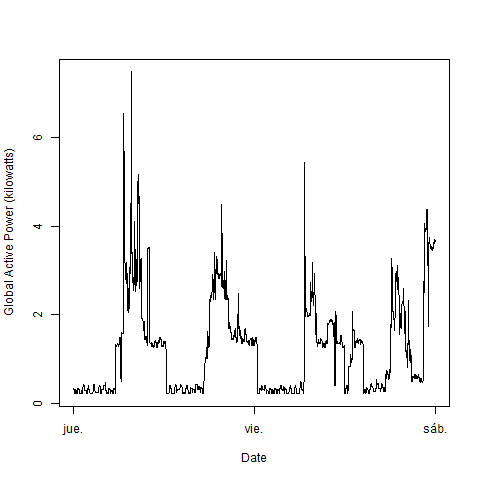

Write R code to recreate this figure.
#create plot2
plot(df$datetime, df$glob, xlab="Date", ylab="Global Active Power (kilowatts)", type="l")
dev.copy(png, file = "plot2.png")
dev.off()

